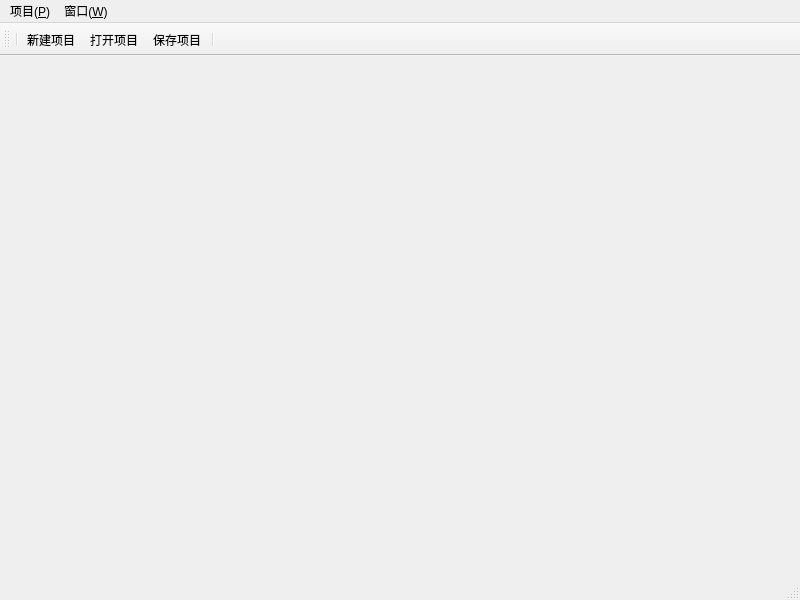
<?xml version="1.0" encoding="UTF-8"?>
<ui version="4.0">
 <class>MainWindow</class>
 <widget class="QMainWindow" name="MainWindow">
  <property name="geometry">
   <rect>
    <x>0</x>
    <y>0</y>
    <width>800</width>
    <height>600</height>
   </rect>
  </property>
  <property name="windowTitle">
   <string>ActionSimulationEditor</string>
  </property>
  <widget class="QWidget" name="centralwidget"/>
  <widget class="QMenuBar" name="menubar">
   <property name="geometry">
    <rect>
     <x>0</x>
     <y>0</y>
     <width>800</width>
     <height>22</height>
    </rect>
   </property>
   <widget class="QMenu" name="menu_P">
    <property name="title">
     <string>项目(&amp;P)</string>
    </property>
    <addaction name="actionCreateProject"/>
    <addaction name="actionOpenProject"/>
    <addaction name="actionSaveProject"/>
    <addaction name="separator"/>
    <addaction name="actionExit"/>
   </widget>
   <widget class="QMenu" name="menu_W">
    <property name="title">
     <string>窗口(&amp;W)</string>
    </property>
   </widget>
   <addaction name="menu_P"/>
   <addaction name="menu_W"/>
  </widget>
  <widget class="QStatusBar" name="statusbar"/>
  <widget class="QToolBar" name="toolBar">
   <property name="windowTitle">
    <string>toolBar</string>
   </property>
   <attribute name="toolBarArea">
    <enum>TopToolBarArea</enum>
   </attribute>
   <attribute name="toolBarBreak">
    <bool>false</bool>
   </attribute>
   <addaction name="separator"/>
   <addaction name="actionCreateProject"/>
   <addaction name="actionOpenProject"/>
   <addaction name="actionSaveProject"/>
   <addaction name="separator"/>
  </widget>
  <action name="actionCreateProject">
   <property name="icon">
    <iconset resource="actionsimulationeditor.qrc">
     <normaloff>:/image/image/newproject.svg</normaloff>:/image/image/newproject.svg</iconset>
   </property>
   <property name="text">
    <string>新建项目</string>
   </property>
   <property name="toolTip">
    <string>创建新项目</string>
   </property>
  </action>
  <action name="actionOpenProject">
   <property name="icon">
    <iconset resource="actionsimulationeditor.qrc">
     <normaloff>:/image/image/openproject.svg</normaloff>:/image/image/openproject.svg</iconset>
   </property>
   <property name="text">
    <string>打开项目</string>
   </property>
   <property name="toolTip">
    <string>打开已有项目</string>
   </property>
  </action>
  <action name="actionSaveProject">
   <property name="icon">
    <iconset resource="actionsimulationeditor.qrc">
     <normaloff>:/image/image/save.svg</normaloff>:/image/image/save.svg</iconset>
   </property>
   <property name="text">
    <string>保存项目</string>
   </property>
   <property name="toolTip">
    <string>保存当前项目</string>
   </property>
  </action>
  <action name="actionExit">
   <property name="text">
    <string>退出</string>
   </property>
   <property name="toolTip">
    <string>退出应用程序</string>
   </property>
  </action>
 </widget>
 <resources>
  <include location="actionsimulationeditor.qrc"/>
 </resources>
 <connections>
  <connection>
   <sender>actionExit</sender>
   <signal>triggered()</signal>
   <receiver>MainWindow</receiver>
   <slot>close()</slot>
   <hints>
    <hint type="sourcelabel">
     <x>-1</x>
     <y>-1</y>
    </hint>
    <hint type="destinationlabel">
     <x>399</x>
     <y>299</y>
    </hint>
   </hints>
  </connection>
 </connections>
</ui>
